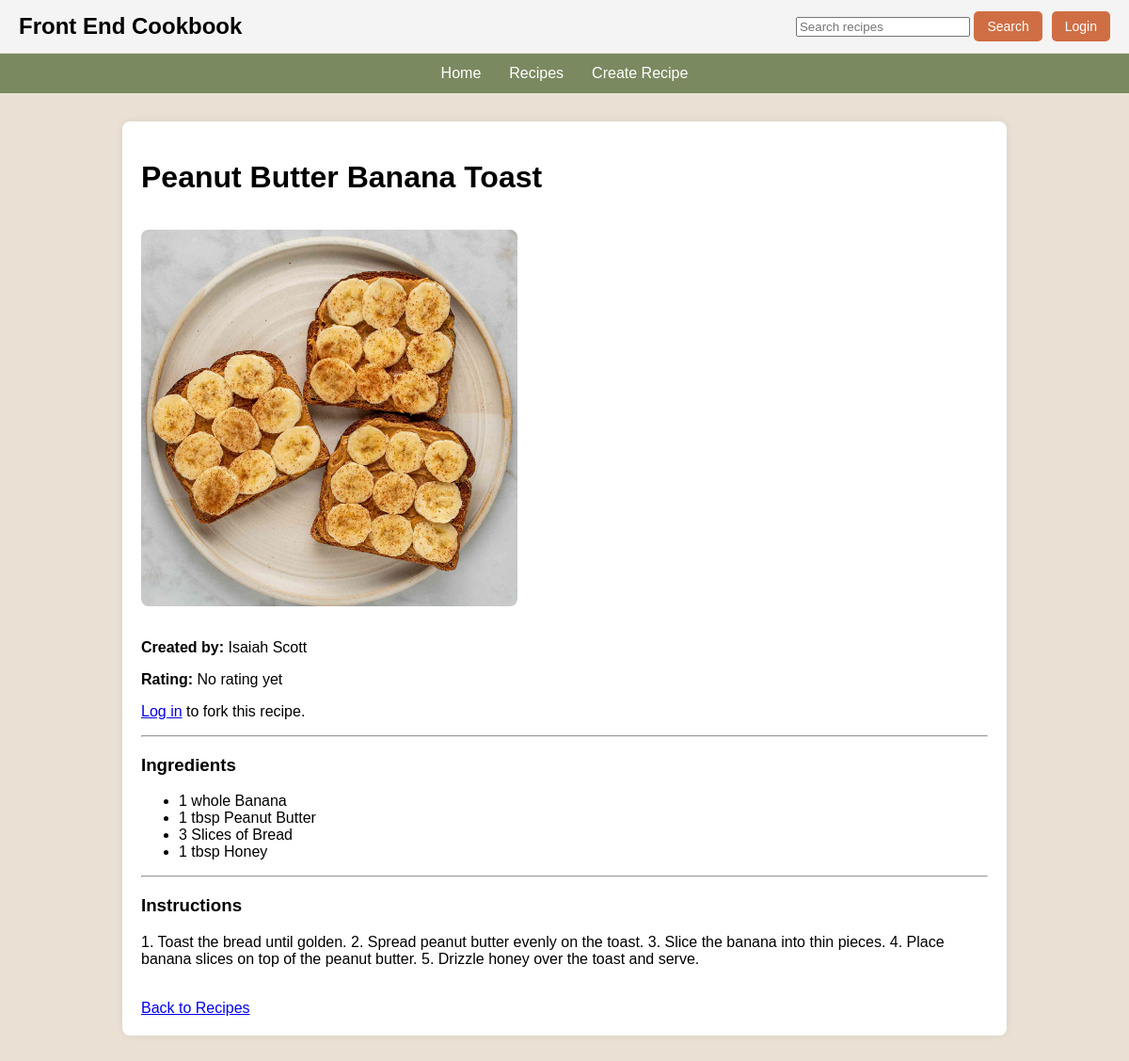
The app's page /recipe/5 with its own data.
### app/models.py (models this page shows, shortened)
class Recipe(db.Model):
    __tablename__ = "recipes"
    id = db.Column(db.Integer, primary_key=True)
    title = db.Column(db.String(100), nullable=False)
    ingredients = db.Column(db.Text, nullable=False)
    instructions = db.Column(db.Text, nullable=False)
    image_filename = db.Column(db.String(255), nullable=True)
    rating = db.Column(db.Integer, default=0)
    user_id = db.Column(db.Integer, db.ForeignKey("users.id"), nullable=True)
    forked_from_id = db.Column(db.Integer, db.ForeignKey("recipes.id"), nullable=True)

class User(db.Model):
    __tablename__ = "users"
    id = db.Column(db.Integer, primary_key=True)
    first_name = db.Column(db.String(50), nullable=False)
    last_name = db.Column(db.String(50), nullable=False)
    email = db.Column(db.String(120), unique=True, nullable=False)
    password_hash = db.Column(db.String(255), nullable=False)
    recipes = db.relationship("Recipe", backref="author", lazy=True)

### app/routes.py (the view)
@app.route("/recipe/<int:recipe_id>")
def view_recipe(recipe_id):
    recipe = Recipe.query.get_or_404(recipe_id)
    return render_template("view_recipe.html", recipe=recipe)

### app/templates/view_recipe.html (shortened to what this page needs)
{% extends "base.html" %}
{% block content %}
<h1>{{ recipe.title }}</h1>
{% if recipe.image_filename %}
    <img
        src="{{ url_for('static', filename='uploads/' + recipe.image_filename) }}"
        alt="{{ recipe.title }}"
        style="max-width: 400px; border-radius: 8px; margin: 15px 0;"
    >
{% endif %}
{% if recipe.author %}
    <p>
        <strong>Created by:</strong>
        {{ recipe.author.first_name }} {{ recipe.author.last_name }}
    </p>
{% endif %}
<p>
    <strong>Rating:</strong>
    {% if recipe.rating and recipe.rating > 0 %}
        {% for i in range(recipe.rating) %}
            ★
        {% endfor %}
        {% for i in range(5 - recipe.rating) %}
            ☆
        {% endfor %}
    {% else %}
        No rating yet
    {% endif %}
</p>
{% if session.get("user_id") %}
    <form action="{{ url_for('fork_recipe', recipe_id=recipe.id) }}" method="POST">
        <button type="submit" class="main-button">
            Fork Recipe
        </button>
    </form>
{% else %}
    <p>
        <a href="{{ url_for('login') }}">Log in</a> to fork this recipe.
    </p>
{% endif %}
<hr>
<h3>Ingredients</h3>
{% if recipe.ingredients %}
    <ul>
        {% for item in recipe.ingredients.split(" | ") %}
            <li>{{ item }}</li>
        {% endfor %}
    </ul>
{% else %}
    <p>No ingredients listed.</p>
{% endif %}
<hr>
<h3>Instructions</h3>
<p>{{ recipe.instructions }}</p>
<br>
<a href="{{ url_for('recipes') }}">Back to Recipes</a>
{% endblock %}

### app/templates/base.html (style rules this page uses)
body { margin: 0; font-family: Arial, sans-serif; background-color: #EAE1D4; }

### records on screen
Recipe: title "Peanut Butter Banana Toast", image_filename (picture), instructions "1. Toast the bread until golden. 2. Spread peanut butter evenly on the toast. 3. Slice the banana into thin pieces. 4. Place banana slices on top of the peanut butter. 5. Drizzle honey over the toast and serve."
User: author.first_name "Isaiah", author.last_name "Scott"

### other values on screen
{{ item }} "1 whole Banana" "1 tbsp Peanut Butter" "3 Slices of Bread" "1 tbsp Honey"
